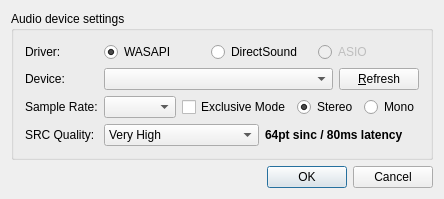
<?xml version="1.0" encoding="UTF-8"?>
<ui version="4.0">
 <class>FXAudioDeviceSelectDialog</class>
 <widget class="QDialog" name="FXAudioDeviceSelectDialog">
  <property name="geometry">
   <rect>
    <x>0</x>
    <y>0</y>
    <width>440</width>
    <height>188</height>
   </rect>
  </property>
  <property name="sizePolicy">
   <sizepolicy hsizetype="Fixed" vsizetype="Fixed">
    <horstretch>0</horstretch>
    <verstretch>0</verstretch>
   </sizepolicy>
  </property>
  <property name="windowTitle">
   <string>fluxplayer audio configuration</string>
  </property>
  <layout class="QVBoxLayout" name="verticalLayout_2">
   <item>
    <widget class="QGroupBox" name="groupBox">
     <property name="title">
      <string>Audio device settings</string>
     </property>
     <layout class="QVBoxLayout" name="verticalLayout">
      <item>
       <layout class="QFormLayout" name="formLayout">
        <item row="0" column="0">
         <widget class="QLabel" name="label_4">
          <property name="text">
           <string>Driver:</string>
          </property>
         </widget>
        </item>
        <item row="0" column="1">
         <layout class="QHBoxLayout" name="horizontalLayout_2">
          <item>
           <widget class="QRadioButton" name="radioButton_driverWASAPI">
            <property name="text">
             <string>WASAPI</string>
            </property>
            <property name="checked">
             <bool>true</bool>
            </property>
            <attribute name="buttonGroup">
             <string notr="true">driverButtonGroup</string>
            </attribute>
           </widget>
          </item>
          <item>
           <widget class="QRadioButton" name="radioButton_driverDSOUND">
            <property name="text">
             <string>DirectSound</string>
            </property>
            <attribute name="buttonGroup">
             <string notr="true">driverButtonGroup</string>
            </attribute>
           </widget>
          </item>
          <item>
           <widget class="QRadioButton" name="radioButton_driverASIO">
            <property name="enabled">
             <bool>false</bool>
            </property>
            <property name="text">
             <string>ASIO</string>
            </property>
            <attribute name="buttonGroup">
             <string notr="true">driverButtonGroup</string>
            </attribute>
           </widget>
          </item>
         </layout>
        </item>
        <item row="1" column="0">
         <widget class="QLabel" name="label">
          <property name="text">
           <string>Device:</string>
          </property>
         </widget>
        </item>
        <item row="2" column="0">
         <widget class="QLabel" name="label_2">
          <property name="text">
           <string>Sample Rate:</string>
          </property>
         </widget>
        </item>
        <item row="2" column="1">
         <layout class="QHBoxLayout" name="horizontalLayout_3">
          <item>
           <widget class="QComboBox" name="comboBox_sampleRate"/>
          </item>
          <item>
           <widget class="QCheckBox" name="checkBox_exclusiveMode">
            <property name="text">
             <string>Exclusive Mode</string>
            </property>
           </widget>
          </item>
          <item>
           <spacer name="horizontalSpacer">
            <property name="orientation">
             <enum>Qt::Horizontal</enum>
            </property>
            <property name="sizeHint" stdset="0">
             <size>
              <width>40</width>
              <height>20</height>
             </size>
            </property>
           </spacer>
          </item>
          <item>
           <widget class="QRadioButton" name="radioButton_channelStereo">
            <property name="text">
             <string>Stereo</string>
            </property>
            <property name="checked">
             <bool>true</bool>
            </property>
            <attribute name="buttonGroup">
             <string notr="true">channelButtonGroup</string>
            </attribute>
           </widget>
          </item>
          <item>
           <widget class="QRadioButton" name="radioButton_channelMono">
            <property name="text">
             <string>Mono</string>
            </property>
            <attribute name="buttonGroup">
             <string notr="true">channelButtonGroup</string>
            </attribute>
           </widget>
          </item>
         </layout>
        </item>
        <item row="1" column="1">
         <layout class="QHBoxLayout" name="horizontalLayout" stretch="80,20">
          <item>
           <widget class="QComboBox" name="comboBox_device"/>
          </item>
          <item>
           <widget class="QPushButton" name="btn_refreshDevice">
            <property name="text">
             <string>&amp;Refresh</string>
            </property>
           </widget>
          </item>
         </layout>
        </item>
        <item row="3" column="0">
         <widget class="QLabel" name="label_3">
          <property name="text">
           <string>SRC Quality:</string>
          </property>
         </widget>
        </item>
        <item row="3" column="1">
         <layout class="QHBoxLayout" name="horizontalLayout_4">
          <item>
           <widget class="QComboBox" name="comboBox">
            <item>
             <property name="text">
              <string>Very High</string>
             </property>
            </item>
           </widget>
          </item>
          <item>
           <widget class="QLabel" name="label_5">
            <property name="text">
             <string>&lt;b&gt;64pt sinc / 80ms latency&lt;/b&gt;</string>
            </property>
           </widget>
          </item>
         </layout>
        </item>
       </layout>
      </item>
     </layout>
    </widget>
   </item>
   <item>
    <widget class="QDialogButtonBox" name="buttonBox">
     <property name="standardButtons">
      <set>QDialogButtonBox::Cancel|QDialogButtonBox::Ok</set>
     </property>
    </widget>
   </item>
  </layout>
 </widget>
 <layoutdefault spacing="6" margin="11"/>
 <resources/>
 <connections>
  <connection>
   <sender>buttonBox</sender>
   <signal>accepted()</signal>
   <receiver>FXAudioDeviceSelectDialog</receiver>
   <slot>accept()</slot>
   <hints>
    <hint type="sourcelabel">
     <x>210</x>
     <y>133</y>
    </hint>
    <hint type="destinationlabel">
     <x>210</x>
     <y>76</y>
    </hint>
   </hints>
  </connection>
  <connection>
   <sender>buttonBox</sender>
   <signal>rejected()</signal>
   <receiver>FXAudioDeviceSelectDialog</receiver>
   <slot>reject()</slot>
   <hints>
    <hint type="sourcelabel">
     <x>210</x>
     <y>133</y>
    </hint>
    <hint type="destinationlabel">
     <x>210</x>
     <y>76</y>
    </hint>
   </hints>
  </connection>
 </connections>
 <buttongroups>
  <buttongroup name="channelButtonGroup"/>
  <buttongroup name="driverButtonGroup"/>
 </buttongroups>
</ui>
